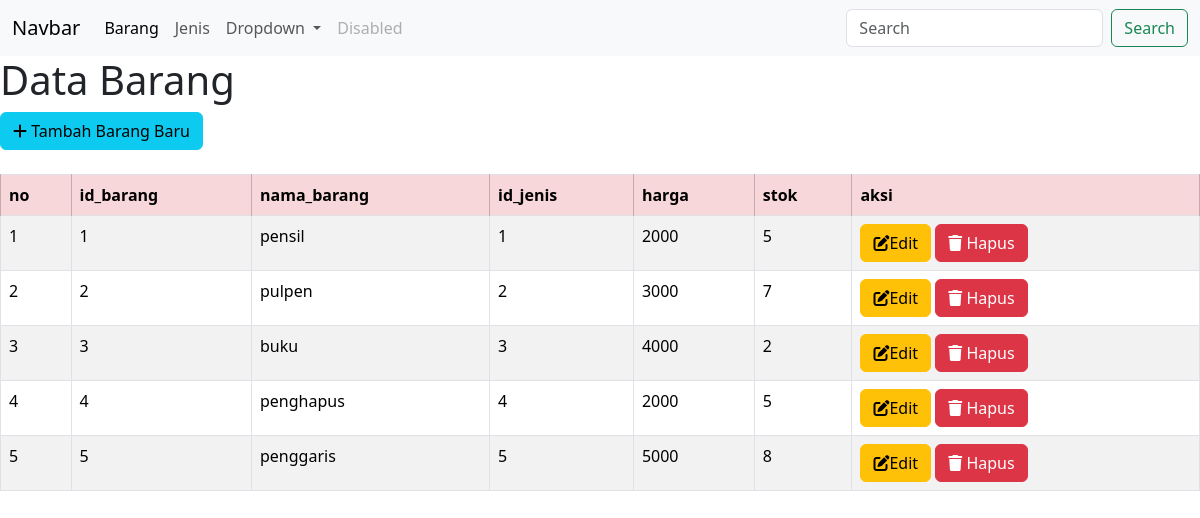
/view/barang/index.php, run on the app's committed database.
### tables this page shows
CREATE TABLE `barang` (
  `id_barang` int NOT NULL,
  `nama_barang` varchar(10) DEFAULT NULL,
  `id_jenis` int DEFAULT NULL,
  `harga` varchar(15) DEFAULT NULL,
  `stok` varchar(10) DEFAULT NULL
);

### view/barang/index.php (the view, shortened to what this page needs)
<!DOCTYPE html>
<html lang="en">
<head>
    <link rel="stylesheet" href="https://cdn.jsdelivr.net/npm/bootstrap@5.3.3/dist/css/bootstrap.min.css">
    <link rel="stylesheet" href="https://cdnjs.cloudflare.com/ajax/libs/font-awesome/6.2.0/css/all.min.css">
</head>
<body>
<nav class="navbar navbar-expand-lg bg-body-tertiary">
  <div class="container-fluid">
    <a class="navbar-brand" href="#">Navbar</a>
    <div class="collapse navbar-collapse" id="navbarSupportedContent">
      <ul class="navbar-nav me-auto mb-2 mb-lg-0">
        <li class="nav-item">
          <a class="nav-link active" aria-current="page" href="../barang/index.php">Barang</a>
        </li>
        <li class="nav-item">
          <a class="nav-link" href="../jenis/index.php">Jenis</a>
        </li>
        <li class="nav-item dropdown">
          <a class="nav-link dropdown-toggle" href="#" role="button" data-bs-toggle="dropdown" aria-expanded="false">
            Dropdown
          </a>
        </li>
        <li class="nav-item">
          <a class="nav-link disabled" aria-disabled="true">Disabled</a>
        </li>
      </ul>
      <form class="d-flex" role="search">
        <input class="form-control me-2" type="search" placeholder="Search" aria-label="Search">
        <button class="btn btn-outline-success" type="submit">Search</button>
      </form>
    </div>
  </div>
</nav>
<h1>Data Barang</h1>
<a href="view_tambah.php"class="btn btn-info"> <i class="fa-solid fa-plus"></i> Tambah Barang Baru</a>
    <br></br>
    <table class="table table-striped table-bordered">
  <thead>
    <tr>
    <th class="table-danger" scope="col">no</th>
      <th class="table-danger" scope="col">id_barang</th>
      <th class="table-danger" scope="col">nama_barang</th>
      <th class="table-danger" scope="col">id_jenis</th>
      <th class="table-danger" scope="col">harga</th>
      <th class="table-danger" scope="col">stok</th>
      <th class="table-danger" scope="col">aksi</th>
    </tr>
  </thead>
  <?php
            include '../../config/koneksi.php';
            $query = mysqli_query($conn,"SELECT * FROM barang");
            $no=1;
            if(mysqli_num_rows($query)){
                while($result=mysqli_fetch_assoc($query)){
                    ?>
                       <tr>
                        <td><?php echo $no;?></td>
                        <td><?php echo $result['id_barang']?></td>
                        <td><?php echo $result['nama_barang']?></td>
                        <td><?php echo $result['id_jenis']?></td>
                        <td><?php echo $result['harga']?></td>
                        <td><?php echo $result['stok']?></td>
                        <td>
                            <a href="view_edit.php?id_barang=<?php echo $result['id_barang']?>"class="btn btn-warning"> <i class="fa-solid fa-pen-to-square"></i>Edit</a>
                            <a href="hapus.php?id_barang=<?php echo $result['id_barang']?>" class="btn btn-danger"> <i class="fa-solid fa-trash"></i> Hapus</a>
                        </td>
                       </tr>
                    <?php
                    $no++;
                }
            }else{
                echo "Data Kosong";
            }
        ?>
</table>
</body>
</html>

### data on the page
barang: id_barang "1", nama_barang "pensil", id_jenis "1", harga "2000", stok "5"
barang: id_barang "2", nama_barang "pulpen", id_jenis "2", harga "3000", stok "7"
barang: id_barang "3", nama_barang "buku", id_jenis "3", harga "4000", stok "2"
barang: id_barang "4", nama_barang "penghapus", id_jenis "4", harga "2000", stok "5"
barang: id_barang "5", nama_barang "penggaris", id_jenis "5", harga "5000", stok "8"
